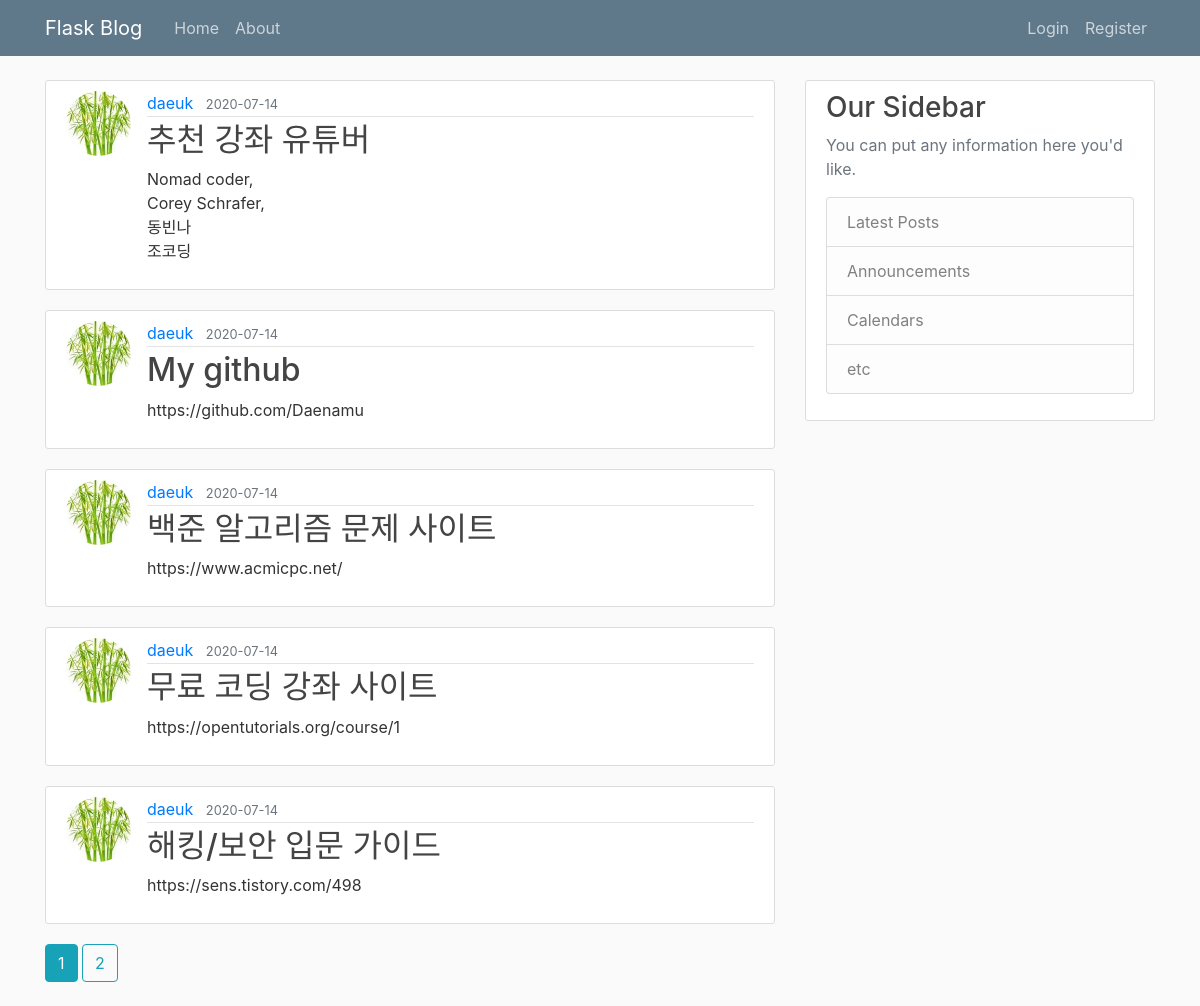
Page /home on the earlier database version.
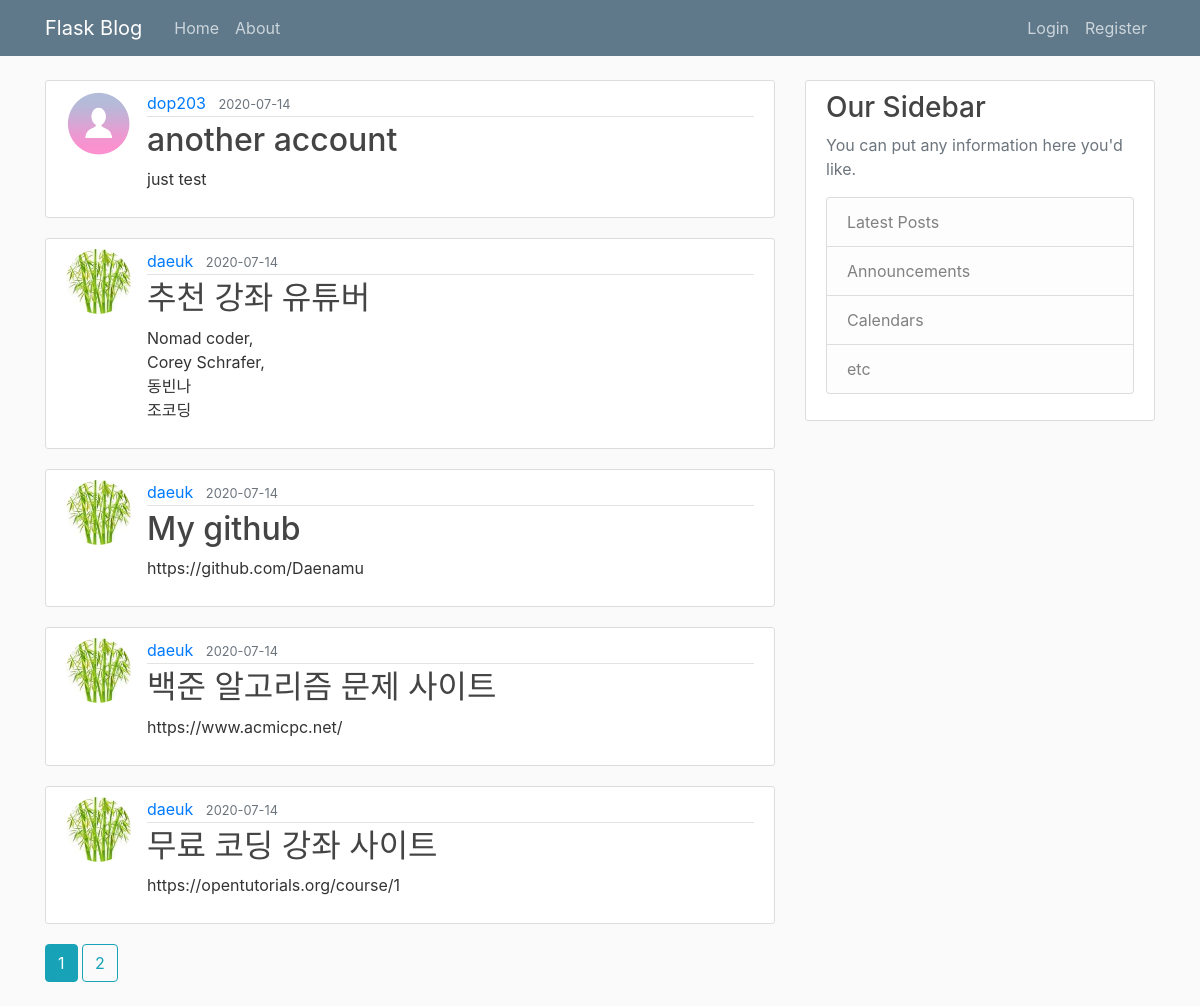
Same page on the later database version.
### flaskblog/models.py (models this page shows, shortened)
class Post(db.Model):
    __table_name__ = 'post'
    id = db.Column(db.Integer, primary_key=True)
    title = db.Column(db.String(100), nullable=False)
    date_posted = db.Column(db.DateTime, nullable=False, default=datetime.utcnow)
    content = db.Column(db.Text, nullable=False)
    user_id = db.Column(db.Integer, db.ForeignKey('user.id'), nullable=False)  # foreignkey 는 테이블 이름을 인자로 받음.

class User(db.Model, UserMixin):
    __table_name__ = 'user'
    id = db.Column(db.Integer, primary_key=True)
    username = db.Column(db.String(20), unique=True, nullable=False)
    email = db.Column(db.String(120), unique=True, nullable=False)
    image_file = db.Column(db.String(20), nullable=False, default='default.jpg')
    password = db.Column(db.String(60), nullable=False)
    posts = db.relationship('Post', backref='author', lazy=True)  # relationship 은  객체 이름을 받음.

### flaskblog/routes.py (the view)
@app.route('/')
@app.route('/home')
def home():
    page = request.args.get('page', 1, type=int)
    posts = Post.query.order_by(Post.date_posted.desc()).paginate(per_page=5, page=page)
    return render_template("home.html", posts=posts)

### flaskblog/templates/home.html
{% extends "layout.html" %}
{% block content %}
    {% for post in posts.items %}
        <article class="media content-section">
            <img class="rounded-circle article-img" src="{{ url_for('static', filename='profile_pics/' + post.author.image_file) }}" >
            <div class="media-body">
                <div class="article-metadata">
                    <a class="mr-2" href="#">{{ post.author.username }}</a>
                    <small class="text-muted">{{ post.date_posted.strftime('%Y-%m-%d') }}</small>
                </div>
                <h2><a class="article-title" href="{{ url_for('post', post_id=post.id) }}">{{ post.title }}</a></h2>
                <p class="article-content">{{ post.content }}</p>
            </div>
        </article>
    {% endfor %}
    {% for page_num in posts.iter_pages(left_edge=1, right_edge=1, left_current=1, right_current=2) %}
        {% if page_num %}
            {% if posts.page == page_num %}
                <a class="btn btn-info mb-4" href="{{ url_for('home', page=page_num) }}">{{ page_num }}</a>
            {% else %}
                <a class="btn btn-outline-info mb-4" href="{{ url_for('home', page=page_num) }}">{{ page_num }}</a>
            {% endif %}
        {% else %}
            ...
        {% endif %}
    {% endfor %}
{% endblock content %}

### flaskblog/templates/layout.html (shortened to what this page needs)
<!DOCTYPE html>
<html>
    <head>
        <link rel="stylesheet" href="https://stackpath.bootstrapcdn.com/bootstrap/4.5.0/css/bootstrap.min.css">
        <link rel="stylesheet" type="text/css" href="{{ url_for('static', filename='main.css') }}">
    </head>
    <body>
        <header class="site-header">
          <nav class="navbar navbar-expand-md navbar-dark bg-steel fixed-top">
            <div class="container">
              <a class="navbar-brand mr-4" href="{{ url_for('home') }}">Flask Blog</a>
              <div class="collapse navbar-collapse" id="navbarToggle">
                <div class="navbar-nav mr-auto">
                  <a class="nav-item nav-link" href="{{ url_for('home') }}">Home</a>
                  <a class="nav-item nav-link" href="{{ url_for('about') }}">About</a>
                </div>
                <div class="navbar-nav">
                    {% if current_user.is_authenticated %}
                        <a class="nav-item nav-link" href="{{ url_for('new_post') }}">New Post</a>
                        <a class="nav-item nav-link" href="{{ url_for('account') }}">Account</a>
                        <a class="nav-item nav-link" href="{{ url_for('logout') }}">Logout</a>
                    {% else %}
                        <a class="nav-item nav-link" href="{{ url_for('login') }}">Login</a>
                        <a class="nav-item nav-link" href="{{ url_for('register') }}">Register</a>
                    {% endif %}
                </div>
              </div>
            </div>
          </nav>
        </header>
        <main role="main" class="container">
          <div class="row">
            <div class="col-md-8">
                {% block content %}{% endblock %}
            </div>
            <div class="col-md-4">
              <div class="content-section">
                <h3>Our Sidebar</h3>
                <p class='text-muted'>You can put any information here you'd like.
                  <ul class="list-group">
                    <li class="list-group-item list-group-item-light">Latest Posts</li>
                    <li class="list-group-item list-group-item-light">Announcements</li>
                    <li class="list-group-item list-group-item-light">Calendars</li>
                    <li class="list-group-item list-group-item-light">etc</li>
                  </ul>
                </p>
              </div>
            </div>
          </div>
        </main>
    </body>
</html>

### flaskblog/static/main.css (style rules this page uses)
body { background: #fafafa; color: #333333; margin-top: 5rem; }
h1, h2, h3, h4, h5, h6 { color: #444444; }
.bg-steel { background-color: #5f788a; }
.site-header .navbar-nav .nav-link { color: #cbd5db; }
.content-section { background: #ffffff; padding: 10px 20px; border: 1px solid #dddddd; border-radius: 3px; margin-bottom: 20px; }
.article-title { color: #444444; }
.article-content { white-space: pre-line; }
.article-img { height: 65px; width: 65px; margin-right: 16px; }
.article-metadata { padding-bottom: 1px; margin-bottom: 4px; border-bottom: 1px solid #e3e3e3 }

Differences in the rows shown:
no longer on this page (row unchanged): Post: image_file (picture), author.username "daeuk", date_posted "2020-07-14", title "해킹/보안 입문 가이드", content "https://sens.tistory.com/498"
added Post: image_file (placeholder picture), author.username "dop203", date_posted "2020-07-14", title "another account", content "just test"
